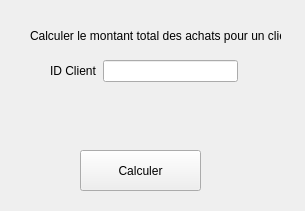
<?xml version="1.0" encoding="UTF-8"?>
<ui version="4.0">
 <class>statcalctotalClass</class>
 <widget class="QWidget" name="statcalctotalClass">
  <property name="geometry">
   <rect>
    <x>0</x>
    <y>0</y>
    <width>305</width>
    <height>211</height>
   </rect>
  </property>
  <property name="windowTitle">
   <string>Form</string>
  </property>
  <widget class="QPushButton" name="BtStatCalcTotal">
   <property name="geometry">
    <rect>
     <x>80</x>
     <y>150</y>
     <width>121</width>
     <height>41</height>
    </rect>
   </property>
   <property name="text">
    <string>Calculer</string>
   </property>
  </widget>
  <widget class="QLabel" name="label">
   <property name="geometry">
    <rect>
     <x>30</x>
     <y>20</y>
     <width>251</width>
     <height>31</height>
    </rect>
   </property>
   <property name="text">
    <string>Calculer le montant total des achats pour un client</string>
   </property>
  </widget>
  <widget class="QWidget" name="">
   <property name="geometry">
    <rect>
     <x>50</x>
     <y>60</y>
     <width>188</width>
     <height>22</height>
    </rect>
   </property>
   <layout class="QHBoxLayout" name="horizontalLayout">
    <item>
     <widget class="QLabel" name="label_2">
      <property name="text">
       <string>ID Client</string>
      </property>
     </widget>
    </item>
    <item>
     <widget class="QLineEdit" name="lineEdit"/>
    </item>
   </layout>
  </widget>
 </widget>
 <resources/>
 <connections/>
</ui>
